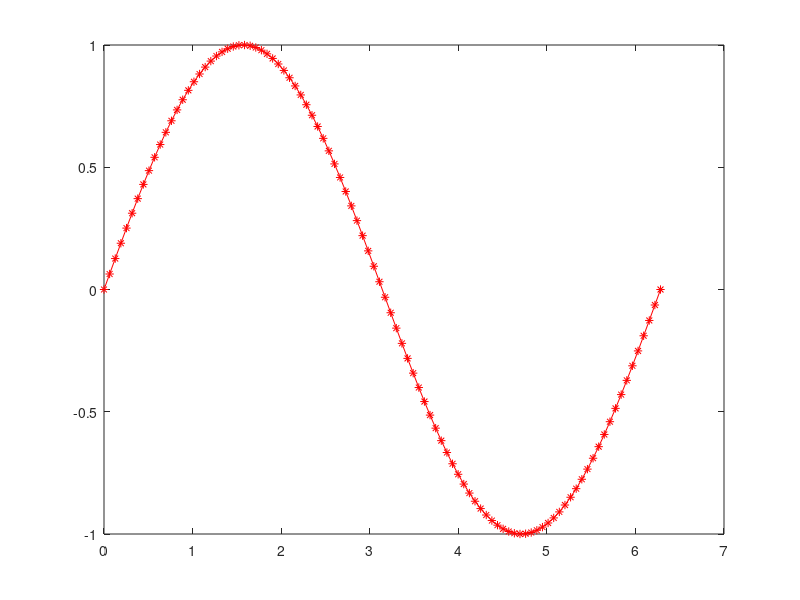

Recreate this plot in MATLAB.
%Esercitazione 0 A
clear all %cancella le variabili
clc %Pulisce command window
close all %chiude le finestre aperte


%operazioni
s=3+5
%se metto (;) BLOCCO OUTPUT
t = 3^5;

%vettori
v = [3,pi,i] %vettore riga
w = [0;-7;exp(1)]  %vettore colonna (2 modi)
u = [7
     6
     5]

%operazioni vettoriali
v1 = 3*v
somma = w+u %solo riga-riga o colonna-colonna


%disegnare
x = linspace(0,2*pi,100)   %100 PUNTI EQUISPAZIATI DA 0 A 2TT
y = sin(x)
plot(x,y,'-*r')  %disegna con trattini a stelline rosse
